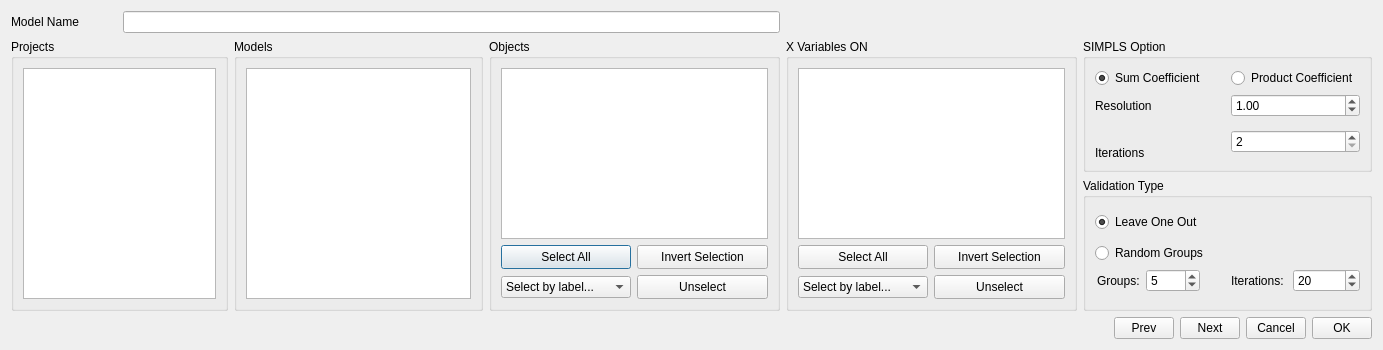
<?xml version="1.0" encoding="UTF-8"?>
<ui version="4.0">
 <class>SIMPLSOptimizationDialog</class>
 <widget class="QDialog" name="SIMPLSOptimizationDialog">
  <property name="geometry">
   <rect>
    <x>0</x>
    <y>0</y>
    <width>1383</width>
    <height>350</height>
   </rect>
  </property>
  <property name="windowTitle">
   <string>SIMPLS Optimization</string>
  </property>
  <layout class="QGridLayout" name="gridLayout_9">
   <item row="0" column="0">
    <widget class="QLabel" name="label_5">
     <property name="text">
      <string>Model Name</string>
     </property>
    </widget>
   </item>
   <item row="0" column="1" colspan="3">
    <widget class="QLineEdit" name="modelname"/>
   </item>
   <item row="1" column="0" rowspan="2" colspan="2">
    <widget class="QGroupBox" name="projectsGroupBox">
     <property name="title">
      <string>Projects</string>
     </property>
     <layout class="QGridLayout" name="gridLayout_8">
      <item row="0" column="0">
       <widget class="QListView" name="listView_1">
        <property name="sizePolicy">
         <sizepolicy hsizetype="Expanding" vsizetype="Expanding">
          <horstretch>0</horstretch>
          <verstretch>0</verstretch>
         </sizepolicy>
        </property>
        <property name="minimumSize">
         <size>
          <width>0</width>
          <height>0</height>
         </size>
        </property>
        <property name="editTriggers">
         <set>QAbstractItemView::NoEditTriggers</set>
        </property>
        <property name="selectionMode">
         <enum>QAbstractItemView::SingleSelection</enum>
        </property>
        <property name="selectionBehavior">
         <enum>QAbstractItemView::SelectRows</enum>
        </property>
       </widget>
      </item>
     </layout>
    </widget>
   </item>
   <item row="1" column="2" rowspan="2">
    <widget class="QGroupBox" name="modelsGroupBox">
     <property name="title">
      <string>Models</string>
     </property>
     <layout class="QGridLayout" name="gridLayout_2">
      <item row="0" column="0">
       <widget class="QListView" name="listView_2">
        <property name="minimumSize">
         <size>
          <width>0</width>
          <height>0</height>
         </size>
        </property>
        <property name="editTriggers">
         <set>QAbstractItemView::NoEditTriggers</set>
        </property>
        <property name="selectionMode">
         <enum>QAbstractItemView::SingleSelection</enum>
        </property>
        <property name="selectionBehavior">
         <enum>QAbstractItemView::SelectRows</enum>
        </property>
       </widget>
      </item>
     </layout>
    </widget>
   </item>
   <item row="1" column="3" rowspan="2">
    <widget class="QGroupBox" name="objectGroupBox">
     <property name="title">
      <string>Objects</string>
     </property>
     <layout class="QGridLayout" name="gridLayout_10">
      <item row="0" column="0" colspan="2">
       <widget class="QListView" name="listView_3">
        <property name="sizePolicy">
         <sizepolicy hsizetype="Expanding" vsizetype="Expanding">
          <horstretch>0</horstretch>
          <verstretch>0</verstretch>
         </sizepolicy>
        </property>
        <property name="minimumSize">
         <size>
          <width>0</width>
          <height>0</height>
         </size>
        </property>
        <property name="editTriggers">
         <set>QAbstractItemView::NoEditTriggers</set>
        </property>
        <property name="selectionMode">
         <enum>QAbstractItemView::MultiSelection</enum>
        </property>
        <property name="selectionBehavior">
         <enum>QAbstractItemView::SelectRows</enum>
        </property>
       </widget>
      </item>
      <item row="1" column="0">
       <widget class="QPushButton" name="objSelectAllButton">
        <property name="minimumSize">
         <size>
          <width>130</width>
          <height>24</height>
         </size>
        </property>
        <property name="text">
         <string>Select All</string>
        </property>
       </widget>
      </item>
      <item row="1" column="1">
       <widget class="QPushButton" name="objInvertSelectionButton">
        <property name="minimumSize">
         <size>
          <width>131</width>
          <height>24</height>
         </size>
        </property>
        <property name="text">
         <string>Invert Selection</string>
        </property>
       </widget>
      </item>
      <item row="2" column="0">
       <widget class="QComboBox" name="objSelectByLabel">
        <property name="minimumSize">
         <size>
          <width>130</width>
          <height>0</height>
         </size>
        </property>
        <item>
         <property name="text">
          <string>Select by label...</string>
         </property>
        </item>
       </widget>
      </item>
      <item row="2" column="1">
       <widget class="QPushButton" name="objUnselectButton">
        <property name="minimumSize">
         <size>
          <width>130</width>
          <height>24</height>
         </size>
        </property>
        <property name="text">
         <string>Unselect</string>
        </property>
       </widget>
      </item>
     </layout>
    </widget>
   </item>
   <item row="1" column="4" rowspan="2">
    <widget class="QGroupBox" name="XvariableGroupBox">
     <property name="title">
      <string>X Variables ON</string>
     </property>
     <layout class="QGridLayout" name="gridLayout_3">
      <item row="0" column="0" colspan="2">
       <widget class="QListView" name="listView_4">
        <property name="sizePolicy">
         <sizepolicy hsizetype="Expanding" vsizetype="Expanding">
          <horstretch>0</horstretch>
          <verstretch>0</verstretch>
         </sizepolicy>
        </property>
        <property name="minimumSize">
         <size>
          <width>0</width>
          <height>0</height>
         </size>
        </property>
        <property name="editTriggers">
         <set>QAbstractItemView::NoEditTriggers</set>
        </property>
        <property name="selectionMode">
         <enum>QAbstractItemView::MultiSelection</enum>
        </property>
        <property name="selectionBehavior">
         <enum>QAbstractItemView::SelectRows</enum>
        </property>
       </widget>
      </item>
      <item row="1" column="0">
       <widget class="QPushButton" name="xvarSelectAllButton">
        <property name="minimumSize">
         <size>
          <width>130</width>
          <height>24</height>
         </size>
        </property>
        <property name="text">
         <string>Select All</string>
        </property>
       </widget>
      </item>
      <item row="1" column="1">
       <widget class="QPushButton" name="xvarInvertSelectionButton">
        <property name="minimumSize">
         <size>
          <width>131</width>
          <height>24</height>
         </size>
        </property>
        <property name="text">
         <string>Invert Selection</string>
        </property>
       </widget>
      </item>
      <item row="2" column="0">
       <widget class="QComboBox" name="xvarSelectByLabel">
        <property name="minimumSize">
         <size>
          <width>130</width>
          <height>0</height>
         </size>
        </property>
        <item>
         <property name="text">
          <string>Select by label...</string>
         </property>
        </item>
       </widget>
      </item>
      <item row="2" column="1">
       <widget class="QPushButton" name="xvarUnselectButton">
        <property name="minimumSize">
         <size>
          <width>130</width>
          <height>24</height>
         </size>
        </property>
        <property name="text">
         <string>Unselect</string>
        </property>
       </widget>
      </item>
     </layout>
    </widget>
   </item>
   <item row="1" column="5">
    <widget class="QGroupBox" name="groupBox">
     <property name="title">
      <string>SIMPLS Option</string>
     </property>
     <layout class="QGridLayout" name="gridLayout_6">
      <item row="0" column="0" colspan="2">
       <layout class="QGridLayout" name="gridLayout">
        <item row="0" column="0">
         <widget class="QRadioButton" name="radioButton">
          <property name="text">
           <string>Sum Coefficient</string>
          </property>
          <property name="checked">
           <bool>true</bool>
          </property>
         </widget>
        </item>
        <item row="0" column="1">
         <widget class="QRadioButton" name="radioButton_2">
          <property name="text">
           <string>Product Coefficient</string>
          </property>
         </widget>
        </item>
       </layout>
      </item>
      <item row="1" column="0">
       <widget class="QLabel" name="label">
        <property name="text">
         <string>Resolution</string>
        </property>
       </widget>
      </item>
      <item row="1" column="1">
       <widget class="QDoubleSpinBox" name="doubleSpinBox">
        <property name="minimum">
         <double>0.010000000000000</double>
        </property>
        <property name="value">
         <double>1.000000000000000</double>
        </property>
       </widget>
      </item>
      <item row="2" column="1" rowspan="2">
       <widget class="QSpinBox" name="spinBox">
        <property name="minimum">
         <number>2</number>
        </property>
        <property name="maximum">
         <number>999</number>
        </property>
       </widget>
      </item>
      <item row="3" column="0">
       <widget class="QLabel" name="label_2">
        <property name="text">
         <string>Iterations</string>
        </property>
       </widget>
      </item>
     </layout>
    </widget>
   </item>
   <item row="2" column="5">
    <widget class="QGroupBox" name="groupBox_3">
     <property name="title">
      <string>Validation Type </string>
     </property>
     <layout class="QGridLayout" name="gridLayout_4">
      <item row="1" column="0">
       <layout class="QVBoxLayout" name="verticalLayout_2">
        <item>
         <layout class="QVBoxLayout" name="verticalLayout">
          <item>
           <widget class="QRadioButton" name="crossvalid">
            <property name="text">
             <string>Random Groups</string>
            </property>
           </widget>
          </item>
          <item>
           <layout class="QGridLayout" name="gridLayout_5">
            <item row="0" column="0">
             <spacer name="horizontalSpacer_2">
              <property name="orientation">
               <enum>Qt::Horizontal</enum>
              </property>
              <property name="sizeHint" stdset="0">
               <size>
                <width>18</width>
                <height>20</height>
               </size>
              </property>
             </spacer>
            </item>
            <item row="0" column="1">
             <widget class="QLabel" name="label_6">
              <property name="text">
               <string>Groups:</string>
              </property>
             </widget>
            </item>
            <item row="0" column="2">
             <widget class="QSpinBox" name="groupnumber">
              <property name="minimum">
               <number>2</number>
              </property>
              <property name="maximum">
               <number>9999</number>
              </property>
              <property name="value">
               <number>5</number>
              </property>
             </widget>
            </item>
            <item row="0" column="3">
             <spacer name="horizontalSpacer_3">
              <property name="orientation">
               <enum>Qt::Horizontal</enum>
              </property>
              <property name="sizeHint" stdset="0">
               <size>
                <width>40</width>
                <height>20</height>
               </size>
              </property>
             </spacer>
            </item>
            <item row="0" column="4">
             <widget class="QLabel" name="label_7">
              <property name="text">
               <string>Iterations: </string>
              </property>
             </widget>
            </item>
            <item row="0" column="5">
             <widget class="QSpinBox" name="iterations">
              <property name="minimum">
               <number>1</number>
              </property>
              <property name="maximum">
               <number>9999999</number>
              </property>
              <property name="value">
               <number>20</number>
              </property>
             </widget>
            </item>
           </layout>
          </item>
         </layout>
        </item>
       </layout>
      </item>
      <item row="0" column="0">
       <widget class="QRadioButton" name="leaveoneout">
        <property name="text">
         <string>Leave One Out</string>
        </property>
        <property name="checked">
         <bool>true</bool>
        </property>
       </widget>
      </item>
     </layout>
    </widget>
   </item>
   <item row="3" column="0" colspan="6">
    <layout class="QGridLayout" name="gridLayout_7">
     <item row="0" column="2">
      <widget class="QPushButton" name="nextButton">
       <property name="minimumSize">
        <size>
         <width>60</width>
         <height>0</height>
        </size>
       </property>
       <property name="maximumSize">
        <size>
         <width>60</width>
         <height>16777215</height>
        </size>
       </property>
       <property name="text">
        <string>Next</string>
       </property>
      </widget>
     </item>
     <item row="0" column="0">
      <spacer name="horizontalSpacer">
       <property name="sizePolicy">
        <sizepolicy hsizetype="Expanding" vsizetype="Minimum">
         <horstretch>0</horstretch>
         <verstretch>0</verstretch>
        </sizepolicy>
       </property>
       <property name="orientation">
        <enum>Qt::Horizontal</enum>
       </property>
       <property name="sizeType">
        <enum>QSizePolicy::Expanding</enum>
       </property>
       <property name="sizeHint" stdset="0">
        <size>
         <width>40</width>
         <height>20</height>
        </size>
       </property>
      </spacer>
     </item>
     <item row="0" column="3">
      <widget class="QPushButton" name="cancelButton">
       <property name="minimumSize">
        <size>
         <width>60</width>
         <height>0</height>
        </size>
       </property>
       <property name="maximumSize">
        <size>
         <width>60</width>
         <height>16777215</height>
        </size>
       </property>
       <property name="text">
        <string>Cancel</string>
       </property>
      </widget>
     </item>
     <item row="0" column="4">
      <widget class="QPushButton" name="okButton">
       <property name="minimumSize">
        <size>
         <width>60</width>
         <height>0</height>
        </size>
       </property>
       <property name="maximumSize">
        <size>
         <width>60</width>
         <height>16777215</height>
        </size>
       </property>
       <property name="text">
        <string>OK</string>
       </property>
      </widget>
     </item>
     <item row="0" column="1">
      <widget class="QPushButton" name="prevButton">
       <property name="minimumSize">
        <size>
         <width>60</width>
         <height>0</height>
        </size>
       </property>
       <property name="maximumSize">
        <size>
         <width>60</width>
         <height>16777215</height>
        </size>
       </property>
       <property name="text">
        <string>Prev</string>
       </property>
      </widget>
     </item>
    </layout>
   </item>
  </layout>
 </widget>
 <resources/>
 <connections/>
</ui>
